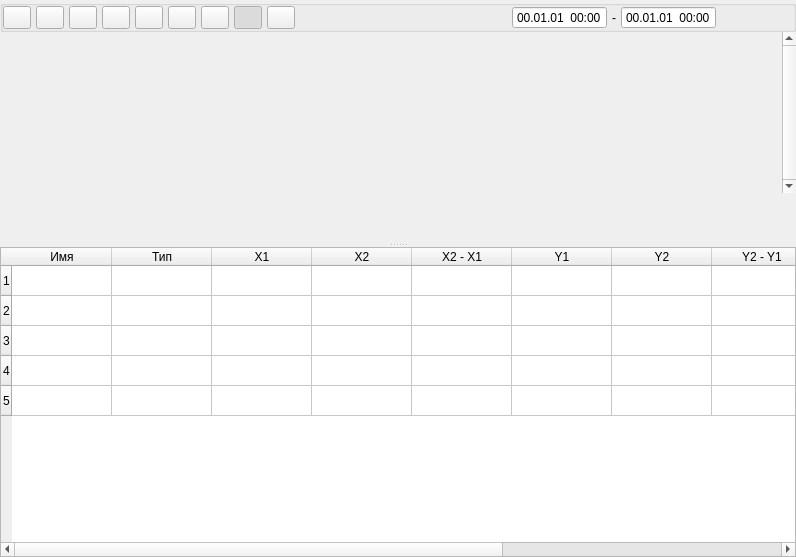
<?xml version="1.0" encoding="UTF-8"?>
<ui version="4.0">
 <class>graphPanelClass</class>
 <widget class="QWidget" name="graphPanelClass">
  <property name="geometry">
   <rect>
    <x>0</x>
    <y>0</y>
    <width>796</width>
    <height>557</height>
   </rect>
  </property>
  <property name="windowTitle">
   <string>graphPanel</string>
  </property>
  <layout class="QVBoxLayout" name="verticalLayout_4">
   <property name="spacing">
    <number>0</number>
   </property>
   <property name="leftMargin">
    <number>0</number>
   </property>
   <property name="topMargin">
    <number>0</number>
   </property>
   <property name="rightMargin">
    <number>0</number>
   </property>
   <property name="bottomMargin">
    <number>0</number>
   </property>
   <item>
    <widget class="QSplitter" name="splitter_2">
     <property name="orientation">
      <enum>Qt::Vertical</enum>
     </property>
     <widget class="QWidget" name="layoutWidget">
      <layout class="QVBoxLayout" name="verticalLayout">
       <property name="spacing">
        <number>0</number>
       </property>
       <item>
        <widget class="QGroupBox" name="groupBox">
         <property name="title">
          <string/>
         </property>
         <layout class="QHBoxLayout" name="horizontalLayout">
          <property name="spacing">
           <number>5</number>
          </property>
          <property name="leftMargin">
           <number>0</number>
          </property>
          <property name="topMargin">
           <number>0</number>
          </property>
          <property name="rightMargin">
           <number>0</number>
          </property>
          <property name="bottomMargin">
           <number>0</number>
          </property>
          <item>
           <widget class="QPushButton" name="btnResizeByAuto">
            <property name="maximumSize">
             <size>
              <width>28</width>
              <height>28</height>
             </size>
            </property>
            <property name="toolTip">
             <string>автошкала [CTRL+A]</string>
            </property>
            <property name="text">
             <string/>
            </property>
            <property name="icon">
             <iconset resource="../resources/gpresource.qrc">
              <normaloff>:/SVGp/images/iconResAuto.png</normaloff>:/SVGp/images/iconResAuto.png</iconset>
            </property>
            <property name="iconSize">
             <size>
              <width>23</width>
              <height>23</height>
             </size>
            </property>
            <property name="shortcut">
             <string>Ctrl+A</string>
            </property>
           </widget>
          </item>
          <item>
           <widget class="QPushButton" name="btnResizeByTime">
            <property name="maximumSize">
             <size>
              <width>28</width>
              <height>28</height>
             </size>
            </property>
            <property name="toolTip">
             <string>автошкала по времени  [CTRL+S]</string>
            </property>
            <property name="text">
             <string/>
            </property>
            <property name="icon">
             <iconset resource="../resources/gpresource.qrc">
              <normaloff>:/SVGp/images/iconResByTime.png</normaloff>:/SVGp/images/iconResByTime.png</iconset>
            </property>
            <property name="iconSize">
             <size>
              <width>23</width>
              <height>25</height>
             </size>
            </property>
            <property name="shortcut">
             <string>Ctrl+S</string>
            </property>
           </widget>
          </item>
          <item>
           <widget class="QPushButton" name="btnResizeByValue">
            <property name="maximumSize">
             <size>
              <width>28</width>
              <height>28</height>
             </size>
            </property>
            <property name="toolTip">
             <string>автошкала по амплитуде [CTRL+D]</string>
            </property>
            <property name="text">
             <string/>
            </property>
            <property name="icon">
             <iconset resource="../resources/gpresource.qrc">
              <normaloff>:/SVGp/images/iconResByValue.png</normaloff>:/SVGp/images/iconResByValue.png</iconset>
            </property>
            <property name="shortcut">
             <string>Ctrl+D</string>
            </property>
           </widget>
          </item>
          <item>
           <widget class="QPushButton" name="btnUndo">
            <property name="maximumSize">
             <size>
              <width>28</width>
              <height>28</height>
             </size>
            </property>
            <property name="toolTip">
             <string>вернуться [CTRL+Z]</string>
            </property>
            <property name="text">
             <string/>
            </property>
            <property name="icon">
             <iconset resource="../resources/gpresource.qrc">
              <normaloff>:/SVGp/images/bw.png</normaloff>:/SVGp/images/bw.png</iconset>
            </property>
            <property name="shortcut">
             <string>Ctrl+Z</string>
            </property>
           </widget>
          </item>
          <item>
           <widget class="QPushButton" name="btnColorUpdate">
            <property name="maximumSize">
             <size>
              <width>28</width>
              <height>28</height>
             </size>
            </property>
            <property name="toolTip">
             <string>сменить цвета  [CTRL+F]</string>
            </property>
            <property name="text">
             <string/>
            </property>
            <property name="icon">
             <iconset resource="../resources/gpresource.qrc">
              <normaloff>:/SVGp/images/color_wheel.png</normaloff>:/SVGp/images/color_wheel.png</iconset>
            </property>
            <property name="shortcut">
             <string>Ctrl+F</string>
            </property>
           </widget>
          </item>
          <item>
           <widget class="QPushButton" name="btnScalePos">
            <property name="maximumSize">
             <size>
              <width>28</width>
              <height>28</height>
             </size>
            </property>
            <property name="toolTip">
             <string>масштаб +</string>
            </property>
            <property name="text">
             <string/>
            </property>
            <property name="icon">
             <iconset resource="../resources/gpresource.qrc">
              <normaloff>:/SVGp/images/scalePos.png</normaloff>:/SVGp/images/scalePos.png</iconset>
            </property>
            <property name="iconSize">
             <size>
              <width>25</width>
              <height>25</height>
             </size>
            </property>
            <property name="shortcut">
             <string>+</string>
            </property>
            <property name="autoRepeat">
             <bool>true</bool>
            </property>
           </widget>
          </item>
          <item>
           <widget class="QPushButton" name="btnScaleNeg">
            <property name="maximumSize">
             <size>
              <width>28</width>
              <height>28</height>
             </size>
            </property>
            <property name="toolTip">
             <string>масштаб -</string>
            </property>
            <property name="text">
             <string/>
            </property>
            <property name="icon">
             <iconset resource="../resources/gpresource.qrc">
              <normaloff>:/SVGp/images/scaleNeg.png</normaloff>:/SVGp/images/scaleNeg.png</iconset>
            </property>
            <property name="iconSize">
             <size>
              <width>25</width>
              <height>25</height>
             </size>
            </property>
            <property name="shortcut">
             <string>-</string>
            </property>
            <property name="autoRepeat">
             <bool>true</bool>
            </property>
           </widget>
          </item>
          <item>
           <widget class="QPushButton" name="btnAScale">
            <property name="maximumSize">
             <size>
              <width>28</width>
              <height>28</height>
             </size>
            </property>
            <property name="toolTip">
             <string>автошкала [CTRL+G]</string>
            </property>
            <property name="text">
             <string/>
            </property>
            <property name="icon">
             <iconset resource="../resources/gpresource.qrc">
              <normaloff>:/SVGp/images/ascale.png</normaloff>:/SVGp/images/ascale.png</iconset>
            </property>
            <property name="iconSize">
             <size>
              <width>30</width>
              <height>30</height>
             </size>
            </property>
            <property name="shortcut">
             <string>Ctrl+G</string>
            </property>
            <property name="checkable">
             <bool>true</bool>
            </property>
            <property name="checked">
             <bool>true</bool>
            </property>
           </widget>
          </item>
          <item>
           <widget class="QPushButton" name="btnPlay">
            <property name="maximumSize">
             <size>
              <width>28</width>
              <height>28</height>
             </size>
            </property>
            <property name="toolTip">
             <string>старт-стоп [SPACE]</string>
            </property>
            <property name="text">
             <string/>
            </property>
            <property name="icon">
             <iconset resource="../resources/gpresource.qrc">
              <normaloff>:/SVGp/images/player_stop.png</normaloff>:/SVGp/images/player_stop.png</iconset>
            </property>
            <property name="iconSize">
             <size>
              <width>30</width>
              <height>30</height>
             </size>
            </property>
            <property name="shortcut">
             <string>Space</string>
            </property>
           </widget>
          </item>
          <item>
           <spacer name="horizontalSpacer_3">
            <property name="orientation">
             <enum>Qt::Horizontal</enum>
            </property>
            <property name="sizeHint" stdset="0">
             <size>
              <width>40</width>
              <height>20</height>
             </size>
            </property>
           </spacer>
          </item>
          <item>
           <widget class="QDateTimeEdit" name="dTimeBegin">
            <property name="sizePolicy">
             <sizepolicy hsizetype="Preferred" vsizetype="Fixed">
              <horstretch>0</horstretch>
              <verstretch>0</verstretch>
             </sizepolicy>
            </property>
            <property name="maximumSize">
             <size>
              <width>130</width>
              <height>16777215</height>
             </size>
            </property>
            <property name="frame">
             <bool>true</bool>
            </property>
            <property name="readOnly">
             <bool>true</bool>
            </property>
            <property name="buttonSymbols">
             <enum>QAbstractSpinBox::NoButtons</enum>
            </property>
            <property name="displayFormat">
             <string>yy.MM.dd  HH:mm</string>
            </property>
           </widget>
          </item>
          <item>
           <widget class="QLabel" name="lbDTime">
            <property name="text">
             <string>-</string>
            </property>
           </widget>
          </item>
          <item>
           <widget class="QDateTimeEdit" name="dTimeEnd">
            <property name="sizePolicy">
             <sizepolicy hsizetype="Preferred" vsizetype="Fixed">
              <horstretch>0</horstretch>
              <verstretch>0</verstretch>
             </sizepolicy>
            </property>
            <property name="maximumSize">
             <size>
              <width>130</width>
              <height>16777215</height>
             </size>
            </property>
            <property name="frame">
             <bool>true</bool>
            </property>
            <property name="readOnly">
             <bool>true</bool>
            </property>
            <property name="buttonSymbols">
             <enum>QAbstractSpinBox::NoButtons</enum>
            </property>
            <property name="displayFormat">
             <string>yy.MM.dd  HH:mm</string>
            </property>
           </widget>
          </item>
          <item>
           <spacer name="horizontalSpacer_4">
            <property name="orientation">
             <enum>Qt::Horizontal</enum>
            </property>
            <property name="sizeType">
             <enum>QSizePolicy::Fixed</enum>
            </property>
            <property name="sizeHint" stdset="0">
             <size>
              <width>40</width>
              <height>20</height>
             </size>
            </property>
           </spacer>
          </item>
          <item>
           <widget class="QLabel" name="label">
            <property name="maximumSize">
             <size>
              <width>100</width>
              <height>28</height>
             </size>
            </property>
            <property name="text">
             <string/>
            </property>
            <property name="pixmap">
             <pixmap resource="../resources/gpresource.qrc">:/SVGp/images/SVLabel.png</pixmap>
            </property>
            <property name="scaledContents">
             <bool>true</bool>
            </property>
           </widget>
          </item>
          <item>
           <spacer name="horizontalSpacer_5">
            <property name="orientation">
             <enum>Qt::Horizontal</enum>
            </property>
            <property name="sizeType">
             <enum>QSizePolicy::Fixed</enum>
            </property>
            <property name="sizeHint" stdset="0">
             <size>
              <width>25</width>
              <height>20</height>
             </size>
            </property>
           </spacer>
          </item>
         </layout>
        </widget>
       </item>
       <item>
        <widget class="QScrollArea" name="scrollArea">
         <property name="acceptDrops">
          <bool>true</bool>
         </property>
         <property name="frameShape">
          <enum>QFrame::NoFrame</enum>
         </property>
         <property name="verticalScrollBarPolicy">
          <enum>Qt::ScrollBarAlwaysOn</enum>
         </property>
         <property name="widgetResizable">
          <bool>true</bool>
         </property>
         <widget class="QWidget" name="scrollAreaWidgetContents">
          <property name="geometry">
           <rect>
            <x>0</x>
            <y>0</y>
            <width>768</width>
            <height>189</height>
           </rect>
          </property>
          <layout class="QVBoxLayout" name="verticalLayout_3">
           <property name="leftMargin">
            <number>0</number>
           </property>
           <property name="topMargin">
            <number>0</number>
           </property>
           <property name="rightMargin">
            <number>0</number>
           </property>
          </layout>
         </widget>
        </widget>
       </item>
       <item>
        <layout class="QHBoxLayout" name="horizontalLayout_2">
         <property name="spacing">
          <number>0</number>
         </property>
         <item>
          <spacer name="horizontalSpacer">
           <property name="orientation">
            <enum>Qt::Horizontal</enum>
           </property>
           <property name="sizeType">
            <enum>QSizePolicy::Fixed</enum>
           </property>
           <property name="sizeHint" stdset="0">
            <size>
             <width>65</width>
             <height>50</height>
            </size>
           </property>
          </spacer>
         </item>
         <item>
          <widget class="wdgAxisTime" name="axisTime" native="true">
           <property name="minimumSize">
            <size>
             <width>50</width>
             <height>50</height>
            </size>
           </property>
           <property name="maximumSize">
            <size>
             <width>16777215</width>
             <height>50</height>
            </size>
           </property>
          </widget>
         </item>
         <item>
          <spacer name="horizontalSpacer_2">
           <property name="orientation">
            <enum>Qt::Horizontal</enum>
           </property>
           <property name="sizeType">
            <enum>QSizePolicy::Fixed</enum>
           </property>
           <property name="sizeHint" stdset="0">
            <size>
             <width>25</width>
             <height>20</height>
            </size>
           </property>
          </spacer>
         </item>
        </layout>
       </item>
      </layout>
     </widget>
     <widget class="QTableWidget" name="tblValues">
      <property name="sizePolicy">
       <sizepolicy hsizetype="Preferred" vsizetype="Preferred">
        <horstretch>0</horstretch>
        <verstretch>0</verstretch>
       </sizepolicy>
      </property>
      <property name="rowCount">
       <number>5</number>
      </property>
      <row/>
      <row/>
      <row/>
      <row/>
      <row/>
      <column>
       <property name="text">
        <string>Имя</string>
       </property>
      </column>
      <column>
       <property name="text">
        <string>Тип</string>
       </property>
      </column>
      <column>
       <property name="text">
        <string>X1</string>
       </property>
      </column>
      <column>
       <property name="text">
        <string>X2</string>
       </property>
      </column>
      <column>
       <property name="text">
        <string>X2 - X1</string>
       </property>
      </column>
      <column>
       <property name="text">
        <string>Y1</string>
       </property>
      </column>
      <column>
       <property name="text">
        <string>Y2</string>
       </property>
      </column>
      <column>
       <property name="text">
        <string>Y2 - Y1</string>
       </property>
      </column>
      <column>
       <property name="text">
        <string>MIN</string>
       </property>
      </column>
      <column>
       <property name="text">
        <string>MAX</string>
       </property>
      </column>
      <column>
       <property name="text">
        <string>MEAN</string>
       </property>
      </column>
     </widget>
    </widget>
   </item>
  </layout>
 </widget>
 <customwidgets>
  <customwidget>
   <class>wdgAxisTime</class>
   <extends>QWidget</extends>
   <header>src/wdgAxisTime.h</header>
   <container>1</container>
  </customwidget>
 </customwidgets>
 <resources>
  <include location="../resources/gpresource.qrc"/>
  <include location="../resources/gpresource.qrc"/>
 </resources>
 <connections/>
</ui>
